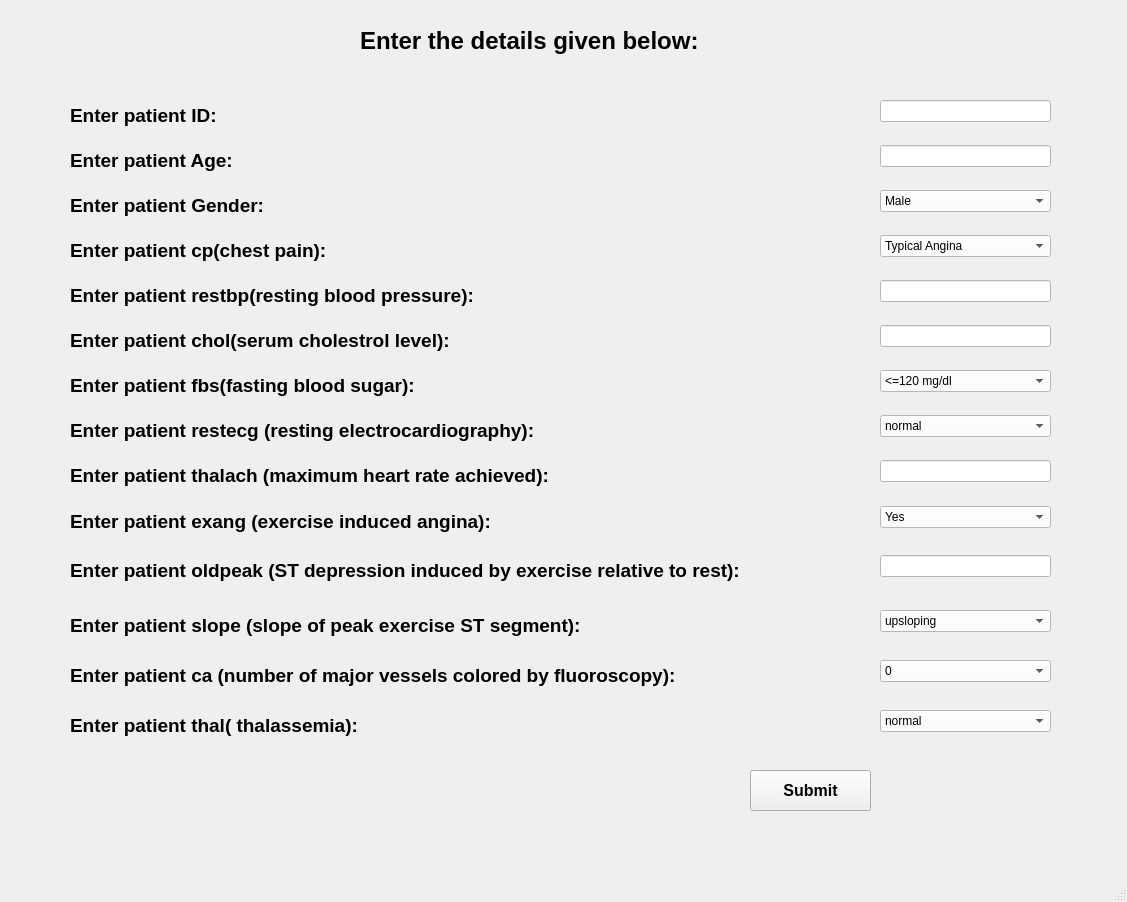
<?xml version="1.0" encoding="UTF-8"?>
<ui version="4.0">
 <class>MainWindow</class>
 <widget class="QMainWindow" name="MainWindow">
  <property name="geometry">
   <rect>
    <x>0</x>
    <y>0</y>
    <width>1127</width>
    <height>902</height>
   </rect>
  </property>
  <property name="windowTitle">
   <string>MainWindow</string>
  </property>
  <widget class="QWidget" name="centralwidget">
   <widget class="QComboBox" name="comboBox_2">
    <property name="geometry">
     <rect>
      <x>880</x>
      <y>235</y>
      <width>171</width>
      <height>22</height>
     </rect>
    </property>
    <property name="styleSheet">
     <string notr="true">background-color:#fff;</string>
    </property>
    <item>
     <property name="text">
      <string>Typical Angina</string>
     </property>
    </item>
    <item>
     <property name="text">
      <string>Atypical Angina</string>
     </property>
    </item>
    <item>
     <property name="text">
      <string>Non Angina</string>
     </property>
    </item>
    <item>
     <property name="text">
      <string>Asymptomatic Angina</string>
     </property>
    </item>
   </widget>
   <widget class="QComboBox" name="comboBox_11">
    <property name="geometry">
     <rect>
      <x>880</x>
      <y>415</y>
      <width>171</width>
      <height>22</height>
     </rect>
    </property>
    <property name="styleSheet">
     <string notr="true">background-color:#fff;</string>
    </property>
    <item>
     <property name="text">
      <string>normal</string>
     </property>
    </item>
    <item>
     <property name="text">
      <string>ST-T wave abnormality</string>
     </property>
    </item>
    <item>
     <property name="text">
      <string>left ventricular hypertrophy</string>
     </property>
    </item>
   </widget>
   <widget class="QLabel" name="label_12">
    <property name="geometry">
     <rect>
      <x>70</x>
      <y>660</y>
      <width>721</width>
      <height>31</height>
     </rect>
    </property>
    <property name="text">
     <string>&lt;html&gt;&lt;head/&gt;&lt;body&gt;&lt;p&gt;&lt;span style=&quot; font-size:14pt; font-weight:600;&quot;&gt;Enter patient ca (number of major vessels colored by fluoroscopy):&lt;/span&gt;&lt;/p&gt;&lt;/body&gt;&lt;/html&gt;</string>
    </property>
   </widget>
   <widget class="QLabel" name="label_5">
    <property name="geometry">
     <rect>
      <x>70</x>
      <y>325</y>
      <width>500</width>
      <height>31</height>
     </rect>
    </property>
    <property name="text">
     <string>&lt;html&gt;&lt;head/&gt;&lt;body&gt;&lt;p&gt;&lt;span style=&quot; font-size:14pt; font-weight:600;&quot;&gt;Enter patient chol(serum cholestrol level):&lt;/span&gt;&lt;/p&gt;&lt;/body&gt;&lt;/html&gt;</string>
    </property>
   </widget>
   <widget class="QPushButton" name="pushButton">
    <property name="geometry">
     <rect>
      <x>750</x>
      <y>770</y>
      <width>121</width>
      <height>41</height>
     </rect>
    </property>
    <property name="font">
     <font>
      <pointsize>12</pointsize>
      <weight>75</weight>
      <bold>true</bold>
     </font>
    </property>
    <property name="text">
     <string>Submit</string>
    </property>
   </widget>
   <widget class="QLineEdit" name="lineEdit">
    <property name="geometry">
     <rect>
      <x>880</x>
      <y>145</y>
      <width>171</width>
      <height>22</height>
     </rect>
    </property>
    <property name="styleSheet">
     <string notr="true">background-color:#fff;</string>
    </property>
    <property name="text">
     <string/>
    </property>
   </widget>
   <widget class="QLabel" name="label_3">
    <property name="geometry">
     <rect>
      <x>70</x>
      <y>235</y>
      <width>371</width>
      <height>31</height>
     </rect>
    </property>
    <property name="text">
     <string>&lt;html&gt;&lt;head/&gt;&lt;body&gt;&lt;p&gt;&lt;span style=&quot; font-size:14pt; font-weight:600;&quot;&gt;Enter patient cp(chest pain): &lt;/span&gt;&lt;/p&gt;&lt;/body&gt;&lt;/html&gt;</string>
    </property>
   </widget>
   <widget class="QLineEdit" name="lineEdit_8">
    <property name="geometry">
     <rect>
      <x>880</x>
      <y>460</y>
      <width>171</width>
      <height>22</height>
     </rect>
    </property>
    <property name="styleSheet">
     <string notr="true">background-color:#fff;</string>
    </property>
    <property name="text">
     <string/>
    </property>
   </widget>
   <widget class="QLabel" name="label_8">
    <property name="geometry">
     <rect>
      <x>70</x>
      <y>460</y>
      <width>511</width>
      <height>31</height>
     </rect>
    </property>
    <property name="text">
     <string>&lt;html&gt;&lt;head/&gt;&lt;body&gt;&lt;p&gt;&lt;span style=&quot; font-size:14pt; font-weight:600;&quot;&gt;Enter patient thalach (maximum heart rate achieved):&lt;/span&gt;&lt;/p&gt;&lt;/body&gt;&lt;/html&gt;</string>
    </property>
   </widget>
   <widget class="QComboBox" name="comboBox_13">
    <property name="geometry">
     <rect>
      <x>880</x>
      <y>610</y>
      <width>171</width>
      <height>22</height>
     </rect>
    </property>
    <property name="styleSheet">
     <string notr="true">background-color:#fff;</string>
    </property>
    <item>
     <property name="text">
      <string>upsloping</string>
     </property>
    </item>
    <item>
     <property name="text">
      <string>flat</string>
     </property>
    </item>
    <item>
     <property name="text">
      <string>downsloping</string>
     </property>
    </item>
   </widget>
   <widget class="QComboBox" name="comboBox_12">
    <property name="geometry">
     <rect>
      <x>880</x>
      <y>506</y>
      <width>171</width>
      <height>22</height>
     </rect>
    </property>
    <property name="styleSheet">
     <string notr="true">background-color:#fff;</string>
    </property>
    <item>
     <property name="text">
      <string>Yes</string>
     </property>
    </item>
    <item>
     <property name="text">
      <string>No</string>
     </property>
    </item>
   </widget>
   <widget class="QLabel" name="label_6">
    <property name="geometry">
     <rect>
      <x>70</x>
      <y>370</y>
      <width>500</width>
      <height>31</height>
     </rect>
    </property>
    <property name="text">
     <string>&lt;html&gt;&lt;head/&gt;&lt;body&gt;&lt;p&gt;&lt;span style=&quot; font-size:14pt; font-weight:600;&quot;&gt;Enter patient fbs(fasting blood sugar): &lt;/span&gt;&lt;/p&gt;&lt;/body&gt;&lt;/html&gt;</string>
    </property>
   </widget>
   <widget class="QLabel" name="label_13">
    <property name="geometry">
     <rect>
      <x>70</x>
      <y>710</y>
      <width>721</width>
      <height>31</height>
     </rect>
    </property>
    <property name="text">
     <string>&lt;html&gt;&lt;head/&gt;&lt;body&gt;&lt;p&gt;&lt;span style=&quot; font-size:14pt; font-weight:600;&quot;&gt;Enter patient thal( thalassemia):&lt;/span&gt;&lt;/p&gt;&lt;/body&gt;&lt;/html&gt;</string>
    </property>
   </widget>
   <widget class="QLineEdit" name="lineEdit_9">
    <property name="geometry">
     <rect>
      <x>880</x>
      <y>555</y>
      <width>171</width>
      <height>22</height>
     </rect>
    </property>
    <property name="styleSheet">
     <string notr="true">background-color:#fff;</string>
    </property>
    <property name="text">
     <string/>
    </property>
   </widget>
   <widget class="QLabel" name="label_2">
    <property name="geometry">
     <rect>
      <x>70</x>
      <y>280</y>
      <width>500</width>
      <height>31</height>
     </rect>
    </property>
    <property name="text">
     <string>&lt;html&gt;&lt;head/&gt;&lt;body&gt;&lt;p&gt;&lt;span style=&quot; font-size:14pt; font-weight:600;&quot;&gt;Enter patient restbp(resting blood pressure):&lt;/span&gt;&lt;/p&gt;&lt;/body&gt;&lt;/html&gt;</string>
    </property>
   </widget>
   <widget class="QLabel" name="label_9">
    <property name="geometry">
     <rect>
      <x>70</x>
      <y>506</y>
      <width>500</width>
      <height>31</height>
     </rect>
    </property>
    <property name="text">
     <string>&lt;html&gt;&lt;head/&gt;&lt;body&gt;&lt;p&gt;&lt;span style=&quot; font-size:14pt; font-weight:600;&quot;&gt;Enter patient exang (exercise induced angina):&lt;/span&gt;&lt;/p&gt;&lt;/body&gt;&lt;/html&gt;</string>
    </property>
   </widget>
   <widget class="QComboBox" name="comboBox">
    <property name="geometry">
     <rect>
      <x>880</x>
      <y>190</y>
      <width>171</width>
      <height>22</height>
     </rect>
    </property>
    <property name="styleSheet">
     <string notr="true">background-color:#fff;</string>
    </property>
    <item>
     <property name="text">
      <string>Male</string>
     </property>
    </item>
    <item>
     <property name="text">
      <string>Female</string>
     </property>
    </item>
   </widget>
   <widget class="QComboBox" name="comboBox_14">
    <property name="geometry">
     <rect>
      <x>880</x>
      <y>660</y>
      <width>171</width>
      <height>22</height>
     </rect>
    </property>
    <property name="styleSheet">
     <string notr="true">background-color:#fff;</string>
    </property>
    <item>
     <property name="text">
      <string>0</string>
     </property>
    </item>
    <item>
     <property name="text">
      <string>1</string>
     </property>
    </item>
    <item>
     <property name="text">
      <string>2</string>
     </property>
    </item>
    <item>
     <property name="text">
      <string>3</string>
     </property>
    </item>
   </widget>
   <widget class="QLabel" name="label_7">
    <property name="geometry">
     <rect>
      <x>70</x>
      <y>415</y>
      <width>500</width>
      <height>31</height>
     </rect>
    </property>
    <property name="text">
     <string>&lt;html&gt;&lt;head/&gt;&lt;body&gt;&lt;p&gt;&lt;span style=&quot; font-size:14pt; font-weight:600;&quot;&gt;Enter patient restecg (resting electrocardiography):&lt;/span&gt;&lt;/p&gt;&lt;/body&gt;&lt;/html&gt;</string>
    </property>
   </widget>
   <widget class="QLineEdit" name="lineEdit_6">
    <property name="geometry">
     <rect>
      <x>880</x>
      <y>280</y>
      <width>171</width>
      <height>22</height>
     </rect>
    </property>
    <property name="styleSheet">
     <string notr="true">background-color:#fff;</string>
    </property>
    <property name="text">
     <string/>
    </property>
   </widget>
   <widget class="QLabel" name="label">
    <property name="geometry">
     <rect>
      <x>70</x>
      <y>190</y>
      <width>271</width>
      <height>31</height>
     </rect>
    </property>
    <property name="text">
     <string>&lt;html&gt;&lt;head/&gt;&lt;body&gt;&lt;p&gt;&lt;span style=&quot; font-size:14pt; font-weight:600;&quot;&gt;Enter patient Gender:&lt;/span&gt;&lt;/p&gt;&lt;/body&gt;&lt;/html&gt;</string>
    </property>
   </widget>
   <widget class="QLineEdit" name="lineEdit_7">
    <property name="geometry">
     <rect>
      <x>880</x>
      <y>325</y>
      <width>171</width>
      <height>22</height>
     </rect>
    </property>
    <property name="styleSheet">
     <string notr="true">background-color:#fff;</string>
    </property>
    <property name="text">
     <string/>
    </property>
   </widget>
   <widget class="QLabel" name="label_15">
    <property name="geometry">
     <rect>
      <x>360</x>
      <y>20</y>
      <width>411</width>
      <height>41</height>
     </rect>
    </property>
    <property name="font">
     <font>
      <pointsize>18</pointsize>
      <weight>75</weight>
      <bold>true</bold>
     </font>
    </property>
    <property name="text">
     <string>Enter the details given below:</string>
    </property>
   </widget>
   <widget class="QLabel" name="label_16">
    <property name="geometry">
     <rect>
      <x>70</x>
      <y>145</y>
      <width>371</width>
      <height>31</height>
     </rect>
    </property>
    <property name="text">
     <string>&lt;html&gt;&lt;head/&gt;&lt;body&gt;&lt;p&gt;&lt;span style=&quot; font-size:14pt; font-weight:600;&quot;&gt;Enter patient Age:&lt;/span&gt;&lt;/p&gt;&lt;/body&gt;&lt;/html&gt;</string>
    </property>
   </widget>
   <widget class="QLabel" name="label_10">
    <property name="geometry">
     <rect>
      <x>70</x>
      <y>555</y>
      <width>721</width>
      <height>31</height>
     </rect>
    </property>
    <property name="text">
     <string>&lt;html&gt;&lt;head/&gt;&lt;body&gt;&lt;p&gt;&lt;span style=&quot; font-size:14pt; font-weight:600;&quot;&gt;Enter patient oldpeak (ST depression induced by exercise relative to rest):&lt;/span&gt;&lt;/p&gt;&lt;/body&gt;&lt;/html&gt;</string>
    </property>
   </widget>
   <widget class="QLabel" name="label_11">
    <property name="geometry">
     <rect>
      <x>70</x>
      <y>610</y>
      <width>721</width>
      <height>31</height>
     </rect>
    </property>
    <property name="text">
     <string>&lt;html&gt;&lt;head/&gt;&lt;body&gt;&lt;p&gt;&lt;span style=&quot; font-size:14pt; font-weight:600;&quot;&gt;Enter patient slope (slope of peak exercise ST segment):&lt;/span&gt;&lt;/p&gt;&lt;/body&gt;&lt;/html&gt;</string>
    </property>
   </widget>
   <widget class="QComboBox" name="comboBox_15">
    <property name="geometry">
     <rect>
      <x>880</x>
      <y>710</y>
      <width>171</width>
      <height>22</height>
     </rect>
    </property>
    <property name="styleSheet">
     <string notr="true">background-color:#fff;</string>
    </property>
    <item>
     <property name="text">
      <string>normal</string>
     </property>
    </item>
    <item>
     <property name="text">
      <string>fixed defect</string>
     </property>
    </item>
    <item>
     <property name="text">
      <string>reversible defect</string>
     </property>
    </item>
   </widget>
   <widget class="QComboBox" name="comboBox_10">
    <property name="geometry">
     <rect>
      <x>880</x>
      <y>370</y>
      <width>171</width>
      <height>22</height>
     </rect>
    </property>
    <property name="styleSheet">
     <string notr="true">background-color:#fff;</string>
    </property>
    <item>
     <property name="text">
      <string>&lt;=120 mg/dl</string>
     </property>
    </item>
    <item>
     <property name="text">
      <string>&gt;120 mg/dl</string>
     </property>
    </item>
   </widget>
   <widget class="QLabel" name="label_17">
    <property name="geometry">
     <rect>
      <x>70</x>
      <y>100</y>
      <width>371</width>
      <height>31</height>
     </rect>
    </property>
    <property name="text">
     <string>&lt;html&gt;&lt;head/&gt;&lt;body&gt;&lt;p&gt;&lt;span style=&quot; font-size:14pt; font-weight:600;&quot;&gt;Enter patient ID:&lt;/span&gt;&lt;/p&gt;&lt;/body&gt;&lt;/html&gt;</string>
    </property>
   </widget>
   <widget class="QLineEdit" name="lineEdit_2">
    <property name="geometry">
     <rect>
      <x>880</x>
      <y>100</y>
      <width>171</width>
      <height>22</height>
     </rect>
    </property>
    <property name="styleSheet">
     <string notr="true">background-color:#fff;</string>
    </property>
    <property name="text">
     <string/>
    </property>
   </widget>
  </widget>
  <widget class="QMenuBar" name="menubar">
   <property name="geometry">
    <rect>
     <x>0</x>
     <y>0</y>
     <width>1127</width>
     <height>21</height>
    </rect>
   </property>
  </widget>
  <widget class="QStatusBar" name="statusbar"/>
 </widget>
 <resources/>
 <connections/>
</ui>
